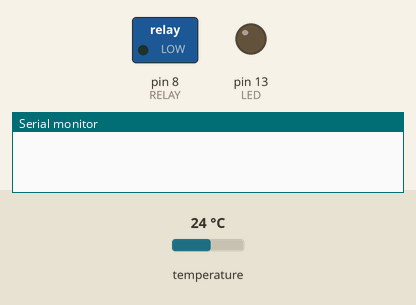
Simulated run of this sketch. Board: Arduino Uno, built with avr-gcc and run on an emulated ATmega328P. Shown: switched loads named in the sketch (green lamp = pin HIGH), output pins drawn as LEDs (lit = HIGH), the last lines printed to the serial monitor. The inputs (shaded band) are chosen by the test bench; at power-on: temperature 24 °C.

Above: at 0.1 s.
At 1.8 s:
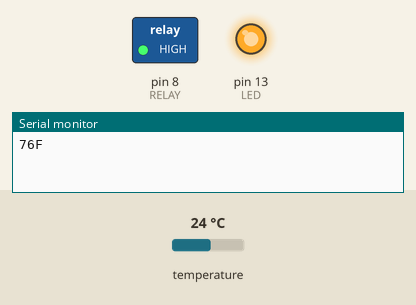
Timing chart, 0 to 3.3 s (numbered marks = the images above):
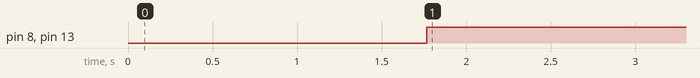

The sketch:

tubtemp.ino
```cpp
// (licence header left out)
#include <SoftwareSerial.h>
#include <Average.h>
#include <XBee.h>
#include <OneWire.h>
#include <DallasTemperature.h>

/**
   Hardware Settings
*/
#define DS1820  7
#define RELAY 8
#define HEAT_ON  digitalWrite(RELAY, HIGH); digitalWrite(13,HIGH);
#define HEAT_OFF digitalWrite(RELAY, LOW); digitalWrite(13,LOW);

/**
   User Settings
*/
#define TNORM 103  /* desired temperature (degrees F) */
#define TDIFF 1
#define REPORTING_PERIOD 300


/**
   Globals
*/
Average<int> tempData(REPORTING_PERIOD);
SoftwareSerial softSerial(10, 11);
OneWire oneWire(DS1820);
DallasTemperature ds1820(&oneWire);
XBee xbee = XBee();
XBeeAddress64 BROADCAST = XBeeAddress64(0x0, BROADCAST_ADDRESS);
unsigned long sampleTime = 0;
unsigned long reportingPeriod = REPORTING_PERIOD - 1; // force report on boot

/**
   Setup
*/
void setup() {
  ds1820.begin();
  Serial.begin(9600);
  softSerial.begin(9600);
  xbee.setSerial(softSerial);
  pinMode(RELAY, OUTPUT);
  pinMode(13, OUTPUT); /* onboard LED indicates call for heat */

  // fill buffer with start-up temperature
  int startupTemperature = temperature();
  for (int i = 0; i < REPORTING_PERIOD; i++) {
    tempData.push(startupTemperature);
  }
}

/**
   Read the temperature from the first DS1820 sensor on the
   bus.  The temperature reading is further adjusted by
   TDIFF to compensate for the difference in temperature
   between the water in the tub and the water at the sensor.
*/
int temperature() {
  ds1820.requestTemperatures();
  float f = ds1820.getTempFByIndex(0);
  return round(f) + TDIFF;
}

/**
   Transmit temperature and heater state over XBee network.
*/
void transmit(int t, byte state) {
  uint8_t payload[4] = {'D', 'F', (uint8_t) t, state};
  ZBTxRequest request = ZBTxRequest(BROADCAST, payload, sizeof(payload));
  xbee.send(request);
}

/**
   Loop
*/
void loop() {

  unsigned long currentTime = millis();

  if ( currentTime >= sampleTime + 1000L) {
    int t = temperature();
    if (t == -196) {
      Serial.println("Probe disconnected");
    } else {
      Serial.print(t);
      Serial.println("F ");
    }
    tempData.push(t);
    sampleTime = currentTime;
    reportingPeriod++;
  }

  if (reportingPeriod == REPORTING_PERIOD) {
    int m = tempData.mean();
    if (m < 0) {
      // Water should only ever be
      // as low as 5-10 degrees when first filled.  If temp is
      // negative, (-196) the probe is likely disconnected.
      // Turn the heater off to prevent overheating.
      HEAT_OFF;
    } else if (m < TNORM) {
      // Water is above zero but below the set point, turn the heater on
      HEAT_ON;
    }
    else {
      HEAT_OFF;
    }
    transmit(m, digitalRead(RELAY));
    reportingPeriod = 0;
  }
}
```

Measured:
- by itself, pin 8 (RELAY), pin 13 (LED): LOW → HIGH at 1.8 s
